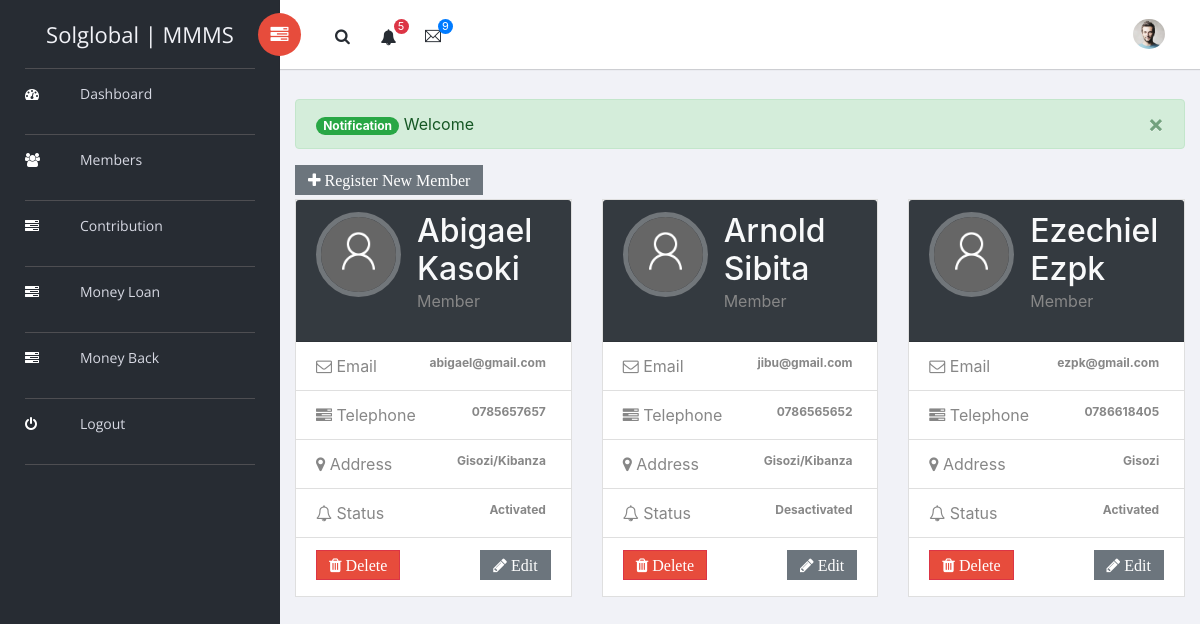
Page /execute.php?request=members (signed in) on the committed database.
### tables this page shows
CREATE TABLE `members` (
  `id` int(11) NOT NULL,
  `fname` varchar(256) NOT NULL,
  `lname` varchar(256) NOT NULL,
  `email` varchar(256) NOT NULL,
  `phone` varchar(256) NOT NULL,
  `address` varchar(256) NOT NULL,
  `category` int(11) NOT NULL,
  `status` int(11) NOT NULL,
  `registered_by` int(11) NOT NULL,
  `profile` varchar(256) NOT NULL,
  `password` varchar(256) NOT NULL,
  `c_date` datetime NOT NULL
);

### core/db.php (called while the page is built, shortened)
<?php
class DB{
    private $dbHost     = "localhost";
    private $dbUsername = "root";
    private $dbPassword = "";
    private $dbName     = "mmms_db";
    public function __construct(){
        if(!isset($this->db)){
            $conn = new mysqli($this->dbHost, $this->dbUsername, $this->dbPassword, $this->dbName);
            if($conn->connect_error){
                die("Failed to connect with MySQL: " . $conn->connect_error);
            }else{
                $this->db = $conn;
            }
        }
    }
    public function getRows($table,$conditions = array()){
        $sql = 'SELECT ';
        $sql .= array_key_exists("select",$conditions)?$conditions['select']:'*';
        $sql .= ' FROM '.$table;
        if(array_key_exists("order_by",$conditions)){
            $sql .= ' ORDER BY '.$conditions['order_by'];
        }
        $result = $this->db->query($sql);
        if(array_key_exists("return_type",$conditions) && $conditions['return_type'] != 'all'){
            switch($conditions['return_type']){
                case 'count':
                    $data = $result->num_rows;
                    break;
                case 'single':
                    $data = $result->fetch_assoc();
                    break;
                default:
                    $data = '';
            }
        }else{
            if($result->num_rows > 0){
                while($row = $result->fetch_assoc()){
                    $data[] = $row;
                }
            }
        }
        return !empty($data)?$data:false;
    }
}

### views/member.php (the view, shortened to what this page needs)
          <div class="content mt-4">
            <?php if(isset($_SESSION['sessData'])):
                    if(!empty($_SESSION['sessData'])):
                      $sssData=$_SESSION['sessData'];
                      if($sssData['status']['type']=='success'):
            ?>
                                  <div class=" mb-1">
                                      <div class="alert  alert-success alert-dismissible fade show" role="alert">
                                          <span class="badge badge-pill badge-success">Notification</span> <?php echo $sssData['status']['msg'];?>
                                          <button type="button" class="close" data-dismiss="alert" aria-label="Close">
                                              <span aria-hidden="true">&times;</span>
                                          </button>
                                      </div>
                                  </div>
            <?php     endif; ?>
            <?php endif; endif; ?>
            <button type="button" class="btn btn-secondary mb-1  fa fa-plus" data-toggle="modal" data-target="#register"> Register New Member</button>
            <div class="animated fadeIn">
                <div class="row">
<?php $all = $db->getRows('members', array('order_by'=>'id desc'));
      if(!empty($all)): $count=0;
        foreach($all as $row): $count++;
?>
                    <div class="col-md-4">
                        <aside class="profile-nav alt">
                            <section class="card">
                                <div class="card-header user-header alt bg-dark">
                                    <div class="media">
                                        <a href="#">
                                            <img class="align-self-center rounded-circle mr-3" style="width:85px; height:85px;" alt="" src="images/user.png">
                                        </a>
                                        <div class="media-body">
                                            <h2 class="text-light display-6"><?= $row['fname'].' '.$row['lname'] ?></h2>
                                            <p>Member</p>
                                        </div>
                                    </div>
                                </div>
                                <ul class="list-group list-group-flush">
                                    <li class="list-group-item">
                                        <a href="#"> <i class="fa fa-envelope-o"></i> Email <span class="badge badge-default pull-right"><?= $row['email'] ?></span></a>
                                    </li>
                                    <li class="list-group-item">
                                        <a href="#"> <i class="fa fa-tasks"></i> Telephone <span class="badge badge-default pull-right"><?= $row['phone'] ?></span></a>
                                    </li>
                                    <li class="list-group-item">
                                        <a href="#"> <i class="fa fa-map-marker"> </i> Address <span class="badge badge-default pull-right"><?= $row['address'] ?></span></a>
                                    </li>
                                    <li class="list-group-item">
                                        <a href="#"> <i class="fa fa-bell-o"></i> Status <span class="badge badge-default pull-right"><?php if($row['status']==1) echo 'Activated'; else echo 'Desactivated';?></span></a>
                                    </li>
                                    <li class="list-group-item">
                                      <button type="button" class="btn btn-secondary mb-1 pull-right fa fa-pencil" data-toggle="modal" data-target="#edit<?= $row['id']?>ezpk"> Edit</button>
                                      <button type="button" class="btn btn-danger mb-1 pull-left fa fa-trash" data-toggle="modal" data-target="#delete<?= $row['id'] ?>ezpk"> Delete</button>
                                    </li>
                                </ul>
                            </section>
                        </aside>
                    </div>
<?php endforeach; endif; ?>
                </div>
            </div>
        </div>
    </div>

### views/header.php (style rules this page uses)
.btn-danger { background: #e74c3c; }

### rows in the picture
members: fname "Abigael", lname "Kasoki", email "abigael@gmail.com", phone "0785657657", address "Gisozi/Kibanza", status "Activated"
members: fname "Arnold", lname "Sibita", email "jibu@gmail.com", phone "0786565652", address "Gisozi/Kibanza", status "Desactivated"
members: fname "Ezechiel", lname "Ezpk", email "ezpk@gmail.com", phone "0786618405", address "Gisozi", status "Activated"

### other values in the picture
$sssData['status']['msg'] "Welcome"
